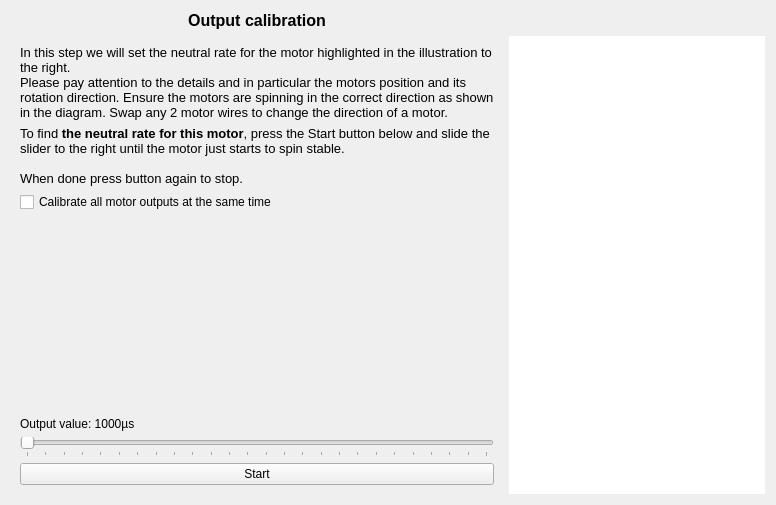
<?xml version="1.0" encoding="UTF-8"?>
<ui version="4.0">
 <class>OutputCalibrationPage</class>
 <widget class="QWizardPage" name="OutputCalibrationPage">
  <property name="geometry">
   <rect>
    <x>0</x>
    <y>0</y>
    <width>776</width>
    <height>505</height>
   </rect>
  </property>
  <property name="windowTitle">
   <string>WizardPage</string>
  </property>
  <layout class="QGridLayout" name="gridLayout">
   <item row="0" column="0">
    <widget class="QLabel" name="label_2">
     <property name="font">
      <font>
       <pointsize>12</pointsize>
       <weight>75</weight>
       <bold>true</bold>
      </font>
     </property>
     <property name="text">
      <string>Output calibration</string>
     </property>
     <property name="alignment">
      <set>Qt::AlignCenter</set>
     </property>
    </widget>
   </item>
   <item row="1" column="1">
    <widget class="QGraphicsView" name="vehicleView">
     <property name="sizePolicy">
      <sizepolicy hsizetype="Minimum" vsizetype="Minimum">
       <horstretch>0</horstretch>
       <verstretch>0</verstretch>
      </sizepolicy>
     </property>
     <property name="minimumSize">
      <size>
       <width>200</width>
       <height>200</height>
      </size>
     </property>
     <property name="frameShape">
      <enum>QFrame::NoFrame</enum>
     </property>
    </widget>
   </item>
   <item row="1" column="0">
    <widget class="QStackedWidget" name="calibrationStack">
     <property name="currentIndex">
      <number>1</number>
     </property>
     <widget class="QWidget" name="intro">
      <layout class="QVBoxLayout" name="verticalLayout_3">
       <item>
        <widget class="QLabel" name="label_3">
         <property name="text">
          <string>&lt;!DOCTYPE HTML PUBLIC &quot;-//W3C//DTD HTML 4.0//EN&quot; &quot;http://www.w3.org/TR/REC-html40/strict.dtd&quot;&gt;
&lt;html&gt;&lt;head&gt;&lt;meta name=&quot;qrichtext&quot; content=&quot;1&quot; /&gt;&lt;style type=&quot;text/css&quot;&gt;
p, li { white-space: pre-wrap; }
&lt;/style&gt;&lt;/head&gt;&lt;body style=&quot; font-family:'Cantarell'; font-size:11pt; font-weight:400; font-style:normal;&quot;&gt;
&lt;p style=&quot; margin-top:12px; margin-bottom:12px; margin-left:0px; margin-right:0px; -qt-block-indent:0; text-indent:0px;&quot;&gt;&lt;span style=&quot; font-family:'Lucida Grande'; font-size:10pt;&quot;&gt;It is now time to calibrate the output levels for the signals controlling your vehicle. &lt;/span&gt;&lt;/p&gt;
&lt;p align=&quot;center&quot; style=&quot; margin-top:12px; margin-bottom:12px; margin-left:0px; margin-right:0px; -qt-block-indent:0; text-indent:0px;&quot;&gt;&lt;span style=&quot; font-family:'Lucida Grande'; font-size:10pt; font-weight:600; color:#ff0000;&quot;&gt;VERY IMPORTANT!&lt;/span&gt;&lt;span style=&quot; font-family:'Lucida Grande'; font-size:10pt;&quot;&gt;&lt;br /&gt;&lt;/span&gt;&lt;span style=&quot; font-family:'Lucida Grande'; font-size:10pt; font-weight:600; color:#ff0000;&quot;&gt;REMOVE ALL PROPELLERS FROM THE VEHICLE BEFORE PROCEEDING!&lt;/span&gt;&lt;/p&gt;
&lt;p style=&quot; margin-top:12px; margin-bottom:12px; margin-left:0px; margin-right:0px; -qt-block-indent:0; text-indent:0px;&quot;&gt;&lt;span style=&quot; font-family:'Lucida Grande'; font-size:10pt;&quot;&gt;Connect all components according to the illustration on the summary page, and provide power using an external power supply such as a battery before continuing.&lt;/span&gt;&lt;/p&gt;
&lt;p style=&quot; margin-top:12px; margin-bottom:12px; margin-left:0px; margin-right:0px; -qt-block-indent:0; text-indent:0px;&quot;&gt;&lt;span style=&quot; font-family:'Lucida Grande'; font-size:10pt;&quot;&gt;Depending on what vehicle you have selected, both the motors controlled by ESCs and/or servos controlled directly by the flight controller may have to be calibrated. The following steps will guide you safely through this process. &lt;/span&gt;&lt;/p&gt;&lt;/body&gt;&lt;/html&gt;</string>
         </property>
         <property name="alignment">
          <set>Qt::AlignLeading|Qt::AlignLeft|Qt::AlignTop</set>
         </property>
         <property name="wordWrap">
          <bool>true</bool>
         </property>
        </widget>
       </item>
      </layout>
     </widget>
     <widget class="QWidget" name="motorNeutral">
      <layout class="QVBoxLayout" name="verticalLayout_4">
       <item>
        <widget class="QLabel" name="label_4">
         <property name="minimumSize">
          <size>
           <width>300</width>
           <height>0</height>
          </size>
         </property>
         <property name="text">
          <string>&lt;!DOCTYPE HTML PUBLIC &quot;-//W3C//DTD HTML 4.0//EN&quot; &quot;http://www.w3.org/TR/REC-html40/strict.dtd&quot;&gt;
&lt;html&gt;&lt;head&gt;&lt;meta name=&quot;qrichtext&quot; content=&quot;1&quot; /&gt;&lt;style type=&quot;text/css&quot;&gt;
p, li { white-space: pre-wrap; }
&lt;/style&gt;&lt;/head&gt;&lt;body style=&quot; font-family:'Cantarell'; font-size:11pt; font-weight:400; font-style:normal;&quot;&gt;
&lt;p style=&quot; margin-top:12px; margin-bottom:12px; margin-left:0px; margin-right:0px; -qt-block-indent:0; text-indent:0px;&quot;&gt;&lt;span style=&quot; font-size:10pt;&quot;&gt;In this step we will set the neutral rate for the motor highlighted in the illustration to the right. &lt;br /&gt;Please pay attention to the details and in particular the motors position and its rotation direction. Ensure the motors are spinning in the correct direction as shown in the diagram. Swap any 2 motor wires to change the direction of a motor. &lt;/span&gt;&lt;/p&gt;&lt;/body&gt;&lt;/html&gt;</string>
         </property>
         <property name="textFormat">
          <enum>Qt::RichText</enum>
         </property>
         <property name="alignment">
          <set>Qt::AlignLeading|Qt::AlignLeft|Qt::AlignTop</set>
         </property>
         <property name="wordWrap">
          <bool>true</bool>
         </property>
        </widget>
       </item>
       <item>
        <widget class="QLabel" name="motorInfo">
         <property name="text">
          <string>&lt;html&gt;&lt;head/&gt;&lt;body&gt;&lt;p&gt;&lt;span style=&quot; font-size:10pt;&quot;&gt;To find &lt;/span&gt;&lt;span style=&quot; font-size:10pt; font-weight:600;&quot;&gt;the neutral rate for this motor&lt;/span&gt;&lt;span style=&quot; font-size:10pt;&quot;&gt;, press the Start button below and slide the slider to the right until the motor just starts to spin stable. &lt;br/&gt;&lt;br/&gt;When done press button again to stop.&lt;/span&gt;&lt;/p&gt;&lt;/body&gt;&lt;/html&gt;</string>
         </property>
         <property name="textFormat">
          <enum>Qt::RichText</enum>
         </property>
         <property name="alignment">
          <set>Qt::AlignLeading|Qt::AlignLeft|Qt::AlignTop</set>
         </property>
         <property name="wordWrap">
          <bool>true</bool>
         </property>
        </widget>
       </item>
       <item>
        <widget class="QCheckBox" name="calibrateAllMotors">
         <property name="text">
          <string>Calibrate all motor outputs at the same time</string>
         </property>
        </widget>
       </item>
       <item>
        <spacer name="verticalSpacer_2">
         <property name="orientation">
          <enum>Qt::Vertical</enum>
         </property>
         <property name="sizeHint" stdset="0">
          <size>
           <width>20</width>
           <height>40</height>
          </size>
         </property>
        </spacer>
       </item>
       <item>
        <widget class="QLabel" name="motorPWMValue">
         <property name="text">
          <string>Output value: 1000µs</string>
         </property>
        </widget>
       </item>
       <item>
        <widget class="QSlider" name="motorNeutralSlider">
         <property name="enabled">
          <bool>false</bool>
         </property>
         <property name="minimum">
          <number>1000</number>
         </property>
         <property name="maximum">
          <number>1500</number>
         </property>
         <property name="singleStep">
          <number>1</number>
         </property>
         <property name="pageStep">
          <number>10</number>
         </property>
         <property name="orientation">
          <enum>Qt::Horizontal</enum>
         </property>
         <property name="invertedAppearance">
          <bool>false</bool>
         </property>
         <property name="tickPosition">
          <enum>QSlider::TicksBelow</enum>
         </property>
         <property name="tickInterval">
          <number>20</number>
         </property>
        </widget>
       </item>
       <item>
        <widget class="QPushButton" name="motorNeutralButton">
         <property name="text">
          <string>Start</string>
         </property>
         <property name="checkable">
          <bool>true</bool>
         </property>
         <property name="checked">
          <bool>false</bool>
         </property>
        </widget>
       </item>
      </layout>
     </widget>
     <widget class="QWidget" name="servoNeutral">
      <layout class="QVBoxLayout" name="verticalLayout_5">
       <item>
        <widget class="QLabel" name="label_6">
         <property name="text">
          <string>&lt;!DOCTYPE HTML PUBLIC &quot;-//W3C//DTD HTML 4.0//EN&quot; &quot;http://www.w3.org/TR/REC-html40/strict.dtd&quot;&gt;
&lt;html&gt;&lt;head&gt;&lt;meta name=&quot;qrichtext&quot; content=&quot;1&quot; /&gt;&lt;style type=&quot;text/css&quot;&gt;
p, li { white-space: pre-wrap; }
&lt;/style&gt;&lt;/head&gt;&lt;body style=&quot; font-family:'Cantarell'; font-size:11pt; font-weight:400; font-style:normal;&quot;&gt;
&lt;p style=&quot; margin-top:12px; margin-bottom:12px; margin-left:0px; margin-right:0px; -qt-block-indent:0; text-indent:0px;&quot;&gt;&lt;span style=&quot; font-size:10pt;&quot;&gt;This step calibrates&lt;/span&gt;&lt;span style=&quot; font-size:10pt; font-weight:600;&quot;&gt; the minimum, center and maximum angle of the servo&lt;/span&gt;&lt;span style=&quot; font-size:10pt;&quot;&gt;. To set the angles for this servo, press the Start button below and slide the slider for the angle to set. The servo will follow the sliders position. &lt;br /&gt;When done press button again to stop.&lt;/span&gt;&lt;/p&gt;
&lt;p style=&quot; margin-top:12px; margin-bottom:12px; margin-left:0px; margin-right:0px; -qt-block-indent:0; text-indent:0px;&quot;&gt;&lt;span style=&quot; font-size:10pt;&quot;&gt;Check Reverse to reverse servo action.&lt;/span&gt;&lt;/p&gt;&lt;/body&gt;&lt;/html&gt;</string>
         </property>
         <property name="alignment">
          <set>Qt::AlignLeading|Qt::AlignLeft|Qt::AlignTop</set>
         </property>
         <property name="wordWrap">
          <bool>true</bool>
         </property>
        </widget>
       </item>
       <item>
        <spacer name="verticalSpacer">
         <property name="orientation">
          <enum>Qt::Vertical</enum>
         </property>
         <property name="sizeHint" stdset="0">
          <size>
           <width>20</width>
           <height>40</height>
          </size>
         </property>
        </spacer>
       </item>
       <item>
        <widget class="QLabel" name="servoPWMValue">
         <property name="text">
          <string>Output value: 1000µs</string>
         </property>
        </widget>
       </item>
       <item>
        <widget class="QWidget" name="widget" native="true">
         <layout class="QFormLayout" name="formLayout">
          <property name="horizontalSpacing">
           <number>6</number>
          </property>
          <property name="verticalSpacing">
           <number>6</number>
          </property>
          <property name="leftMargin">
           <number>0</number>
          </property>
          <property name="topMargin">
           <number>0</number>
          </property>
          <property name="rightMargin">
           <number>0</number>
          </property>
          <property name="bottomMargin">
           <number>0</number>
          </property>
          <item row="0" column="1">
           <widget class="QSlider" name="servoMinAngleSlider">
            <property name="styleSheet">
             <string notr="true">QSlider::groove:horizontal {
    border: 1px solid rgb(196, 196, 196);
    background: white;
    height: 6px;
    border-radius: 2px;
    margin 10px 10px;
}

QSlider::add-page:horizontal {
    background: #fff;
    border: 1px solid #777;
    height: 1px;
    border-radius: 4px;
}

QSlider::add-page:horizontal:disabled {
    background: #eee;
    border: 1px solid #999;
    width: 1px;
    border-radius: 4px;
}

QSlider::sub-page:horizontal {
    background: rgb(78, 147, 246);
    border: 1px solid #777;
    height: 1px;
    border-radius: 4px;
}

QSlider::sub-page:horizontal:disabled {
    background: #ccc;
    border: 1px solid #999;
    width: 1px;
    border-radius: 4px;
}

QSlider::handle:horizontal {
    background: rgb(196, 196, 196);
    width: 18px;
    height: 28px;
    margin: -2px 0;
    border-radius: 3px;
    border: 1px solid #777;
}

QSlider::groove:vertical {
    border: 1px solid rgb(196, 196, 196);
    background: white;
    width: 6px;
    border-radius: 2px;
    margin 0px -10px;
    margin-top: 5px;
    margin-bottom: 5px;
}

QSlider::sub-page:vertical {
    background: #fff;
    border: 1px solid #777;
    width: 1px;
    border-radius: 4px;
}

QSlider::sub-page:vertical:disabled {
    background: #eee;
    border: 1px solid #999;
    width: 1px;
    border-radius: 4px;
}

QSlider::add-page:vertical {
    background: rgb(78, 147, 246);
    border: 1px solid #777;
    width: 1px;
    border-radius: 4px;
}

QSlider::add-page:vertical:disabled {
    background: #ccc;
    border: 1px solid #999;
    width: 1px;
    border-radius: 4px;
}

QSlider::handle:vertical {
    background: rgb(196, 196, 196);
    width: 18px;
    margin: -6 -6;
    border-radius: 3px;
    border: 1px solid #777;
}

QSlider::handle:vertical:hover {
    background: qlineargradient(x1:0, y1:0, x2:1, y2:1, stop:0 #fff, stop:1 #ddd);
    border: 1px solid #444;
    border-radius: 4px;
}

QSlider::handle:horizontal:hover {
    background: qlineargradient(x1:0, y1:0, x2:1, y2:1, stop:0 #fff, stop:1 #ddd);
    border: 1px solid #444;
    border-radius: 4px;
}</string>
            </property>
            <property name="minimum">
             <number>600</number>
            </property>
            <property name="maximum">
             <number>2400</number>
            </property>
            <property name="value">
             <number>1500</number>
            </property>
            <property name="orientation">
             <enum>Qt::Horizontal</enum>
            </property>
           </widget>
          </item>
          <item row="1" column="1">
           <widget class="QSlider" name="servoCenterAngleSlider">
            <property name="styleSheet">
             <string notr="true">QSlider::groove:horizontal {
    border: 1px solid rgb(196, 196, 196);
    background: white;
    height: 6px;
    border-radius: 2px;
    margin 10px 10px;
}

QSlider::add-page:horizontal {
    background: rgb(78, 147, 246);
    border: 1px solid #777;
    height: 1px;
    border-radius: 4px;
}

QSlider::add-page:horizontal:disabled {
    background: #eee;
    border: 1px solid #999;
    width: 1px;
    border-radius: 4px;
}

QSlider::sub-page:horizontal {
    background: rgb(78, 147, 246);
    border: 1px solid #777;
    height: 1px;
    border-radius: 4px;
}

QSlider::sub-page:horizontal:disabled {
    background: #eee;
    border: 1px solid #999;
    width: 1px;
    border-radius: 4px;
}

QSlider::handle:horizontal {
    background: rgb(196, 196, 196);
    width: 18px;
    height: 28px;
    margin: -2px 0;
    border-radius: 3px;
    border: 1px solid #777;
}

QSlider::groove:vertical {
    border: 1px solid rgb(196, 196, 196);
    background: white;
    width: 6px;
    border-radius: 2px;
    margin 0px -10px;
    margin-top: 5px;
    margin-bottom: 5px;
}

QSlider::sub-page:vertical {
    background: #fff;
    border: 1px solid #777;
    width: 1px;
    border-radius: 4px;
}

QSlider::sub-page:vertical:disabled {
    background: #eee;
    border: 1px solid #999;
    width: 1px;
    border-radius: 4px;
}

QSlider::add-page:vertical {
    background: rgb(78, 147, 246);
    border: 1px solid #777;
    width: 1px;
    border-radius: 4px;
}

QSlider::add-page:vertical:disabled {
    background: #ccc;
    border: 1px solid #999;
    width: 1px;
    border-radius: 4px;
}

QSlider::handle:vertical {
    background: rgb(196, 196, 196);
    width: 18px;
    margin: -6 -6;
    border-radius: 3px;
    border: 1px solid #777;
}

QSlider::handle:vertical:hover {
    background: qlineargradient(x1:0, y1:0, x2:1, y2:1, stop:0 #fff, stop:1 #ddd);
    border: 1px solid #444;
    border-radius: 4px;
}

QSlider::handle:horizontal:hover {
    background: qlineargradient(x1:0, y1:0, x2:1, y2:1, stop:0 #fff, stop:1 #ddd);
    border: 1px solid #444;
    border-radius: 4px;
}</string>
            </property>
            <property name="minimum">
             <number>600</number>
            </property>
            <property name="maximum">
             <number>2400</number>
            </property>
            <property name="value">
             <number>1500</number>
            </property>
            <property name="orientation">
             <enum>Qt::Horizontal</enum>
            </property>
           </widget>
          </item>
          <item row="2" column="1">
           <widget class="QSlider" name="servoMaxAngleSlider">
            <property name="styleSheet">
             <string notr="true">QSlider::groove:horizontal {
    border: 1px solid rgb(196, 196, 196);
    background: white;
    height: 6px;
    border-radius: 2px;
    margin 10px 10px;
}

QSlider::sub-page:horizontal {
    background: #fff;
    border: 1px solid #777;
    height: 1px;
    border-radius: 4px;
}

QSlider::sub-page:horizontal:disabled {
    background: #eee;
    border: 1px solid #999;
    width: 1px;
    border-radius: 4px;
}

QSlider::add-page:horizontal {
    background: rgb(78, 147, 246);
    border: 1px solid #777;
    height: 1px;
    border-radius: 4px;
}

QSlider::add-page:horizontal:disabled {
    background: #ccc;
    border: 1px solid #999;
    width: 1px;
    border-radius: 4px;
}

QSlider::handle:horizontal {
    background: rgb(196, 196, 196);
    width: 18px;
    height: 28px;
    margin: -2px 0;
    border-radius: 3px;
    border: 1px solid #777;
}

QSlider::groove:vertical {
    border: 1px solid rgb(196, 196, 196);
    background: white;
    width: 6px;
    border-radius: 2px;
    margin 0px -10px;
    margin-top: 5px;
    margin-bottom: 5px;
}

QSlider::sub-page:vertical {
    background: #fff;
    border: 1px solid #777;
    width: 1px;
    border-radius: 4px;
}

QSlider::sub-page:vertical:disabled {
    background: #eee;
    border: 1px solid #999;
    width: 1px;
    border-radius: 4px;
}

QSlider::add-page:vertical {
    background: rgb(78, 147, 246);
    border: 1px solid #777;
    width: 1px;
    border-radius: 4px;
}

QSlider::add-page:vertical:disabled {
    background: #ccc;
    border: 1px solid #999;
    width: 1px;
    border-radius: 4px;
}

QSlider::handle:vertical {
    background: rgb(196, 196, 196);
    width: 18px;
    margin: -6 -6;
    border-radius: 3px;
    border: 1px solid #777;
}

QSlider::handle:vertical:hover {
    background: qlineargradient(x1:0, y1:0, x2:1, y2:1, stop:0 #fff, stop:1 #ddd);
    border: 1px solid #444;
    border-radius: 4px;
}

QSlider::handle:horizontal:hover {
    background: qlineargradient(x1:0, y1:0, x2:1, y2:1, stop:0 #fff, stop:1 #ddd);
    border: 1px solid #444;
    border-radius: 4px;
}</string>
            </property>
            <property name="minimum">
             <number>600</number>
            </property>
            <property name="maximum">
             <number>2400</number>
            </property>
            <property name="value">
             <number>1500</number>
            </property>
            <property name="orientation">
             <enum>Qt::Horizontal</enum>
            </property>
            <property name="invertedAppearance">
             <bool>false</bool>
            </property>
           </widget>
          </item>
          <item row="3" column="0" colspan="2">
           <widget class="QCheckBox" name="reverseCheckbox">
            <property name="text">
             <string>Reverse</string>
            </property>
           </widget>
          </item>
          <item row="0" column="0">
           <widget class="QLabel" name="label">
            <property name="text">
             <string>Min</string>
            </property>
           </widget>
          </item>
          <item row="1" column="0">
           <widget class="QLabel" name="label_5">
            <property name="text">
             <string>Center</string>
            </property>
           </widget>
          </item>
          <item row="2" column="0">
           <widget class="QLabel" name="label_7">
            <property name="text">
             <string>Max</string>
            </property>
           </widget>
          </item>
         </layout>
        </widget>
       </item>
       <item>
        <widget class="QPushButton" name="servoButton">
         <property name="text">
          <string>Start</string>
         </property>
         <property name="checkable">
          <bool>true</bool>
         </property>
         <property name="checked">
          <bool>false</bool>
         </property>
        </widget>
       </item>
      </layout>
     </widget>
    </widget>
   </item>
  </layout>
 </widget>
 <resources/>
 <connections/>
</ui>
